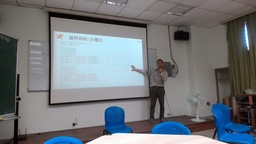
#> input picture 0018.jpg, 256 x 144 px, shrunk from 2560 x 1440 before the run, given in place of A.jpg, which was not available
$ jupyter execute project3.ipynb   (text cells are left out)
#> lines starting #> are read from the running program, lines starting #| are printed output that depends on the picture; pictures that were not available may be replaced by others from this repository, and a replacement may not be noted
[cell 1]
#冪函數(power function)
import numpy as np
import matplotlib.pyplot as plt
plt.figure(figsize=(5,5),dpi=80)
plt.title("power function")   #標題名稱

x=np.linspace(0,1,100)  #(起點,終點,共幾個點包含端點)
y1=x**3
y2=x**2
y3=x
y4=x**(1/2)
y5=x**(1/3)

plt.plot(x,y1,color="blue",linewidth=2)
plt.plot(x,y2,color="red",linewidth=2)
plt.plot(x,y3,color="green",linewidth=2)
plt.plot(x,y4,color="yellow",linewidth=2)
plt.plot(x,y5,color="brown",linewidth=2)

ax=plt.gca()
ax.spines['right'].set_color('none')
ax.spines['top'].set_color('none')
ax.xaxis.set_ticks_position('bottom')
ax.spines['bottom'].set_position(('data',0))
ax.yaxis.set_ticks_position('left')
ax.spines['left'].set_position(('data',0))
plt.show()
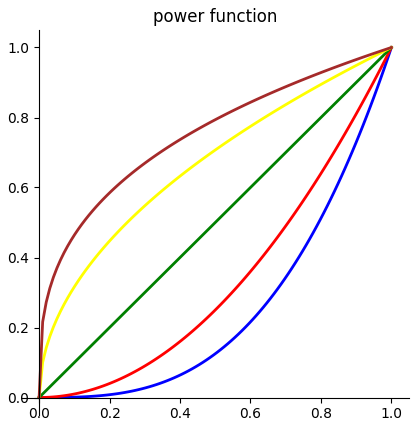
#> figure drawn by matplotlib, 1 panel; curve peaks at x = 1, y = 1; curve peaks at x = 1, y = 1; curve peaks at x = 1, y = 1

[cell 2]
#此為上傳檔案的程式碼
from google.colab import files
uploaded=files.upload()
#> the answer given: 0018.jpg

[cell 3]
#顯示原圖
from PIL import Image
import matplotlib.pyplot as plt
plt.figure(figsize=(8,8),dpi=80)

image=Image.open("A.jpg")
#> image is the input picture: PIL image 256x144 RGB; mean R, G, B 114, 118.6, 122.8
plt.imshow(image)
plt.show()

[cell 4]
import matplotlib.pyplot as plt
from PIL import Image
plt.figure(figsize=(8,8),dpi=80)
pic=Image.open("A.jpg")
m,n=pic.size
#> m = 256; n = 144
new=Image.new("RGB",(m,n),(255,255,255))
#> new: PIL image 256x144 RGB; every value is 255
def f(x):
  return x**0.7
for i in range(m):
  for j in range(n):
    r,g,b=pic.getpixel((i,j))
    R=255*f(r/255)
    G=255*f(g/255)
    B=255*f(b/255)
    new.putpixel((i,j),(int(R),int(G),int(B)))
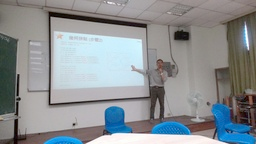
#> new: PIL image 256x144 RGB; mean R, G, B 139.6, 144.5, 147.5
new.save("A1.jpg")

image=Image.open("A1.jpg")
plt.imshow(image)

[cell 5]
import matplotlib.pyplot as plt
from PIL import Image
plt.figure(figsize=(8,8),dpi=80)
pic=Image.open("A.jpg")
m,n=pic.size
new=Image.new("RGB",(m,n),(255,255,255))
def f(x):
  return x**0.2
for i in range(m):
  for j in range(n):
    r,g,b=pic.getpixel((i,j))
    R=255*f(r/255)
    G=255*f(g/255)
    B=255*f(b/255)
    new.putpixel((i,j),(int(R),int(G),int(B)))
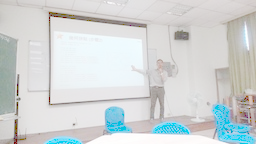
#> new: PIL image 256x144 RGB; mean R, G, B 208, 212.7, 213.2
new.save("A2.jpg")

image=Image.open("A2.jpg")
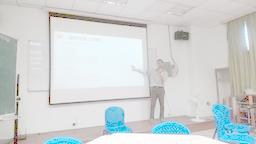
#> image: PIL image 256x144 RGB; mean R, G, B 207.8, 212.7, 212.9
plt.imshow(image)

[cell 6]
import matplotlib.pyplot as plt
from PIL import Image
plt.figure(figsize=(8,8),dpi=80)
pic=Image.open("A.jpg")
m,n=pic.size
new=Image.new("RGB",(m,n),(255,255,255))
def f(x):
  return x**1.5
for i in range(m):
  for j in range(n):
    r,g,b=pic.getpixel((i,j))
    R=255*f(r/255)
    G=255*f(g/255)
    B=255*f(b/255)
    new.putpixel((i,j),(int(R),int(G),int(B)))
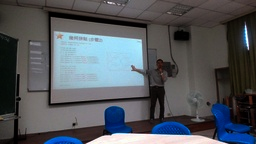
#> new: PIL image 256x144 RGB; mean R, G, B 83.3, 87.8, 93.5
new.save("A3.jpg")

image=Image.open("A3.jpg")
plt.imshow(image)

[cell 7]
import matplotlib.pyplot as plt
from PIL import Image
plt.figure(figsize=(8,8),dpi=80)
pic=Image.open("A.jpg")
m,n=pic.size
new=Image.new("RGB",(m,n),(255,255,255))
def f(x):
  return x**2
for i in range(m):
  for j in range(n):
    r,g,b=pic.getpixel((i,j))
    R=255*f(r/255)
    G=255*f(g/255)
    B=255*f(b/255)
    new.putpixel((i,j),(int(R),int(G),int(B)))
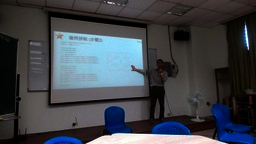
#> new: PIL image 256x144 RGB; mean R, G, B 63.2, 67.9, 74.5
new.save("A4.jpg")

image=Image.open("A4.jpg")
plt.imshow(image)

[cell 8]
import matplotlib.pyplot as plt
from PIL import Image
plt.figure(figsize=(8,8),dpi=80)
pic=Image.open("A.jpg")
m,n=pic.size
new=Image.new("RGB",(m,n),(255,255,255))

for i in range(m):
  for j in range(n):
    r,g,b=pic.getpixel((i,j))
    R=(r+g+b)/3
    G=(r+g+b)/3
    B=(r+g+b)/3
    new.putpixel((i,j),(int(R),int(G),int(B)))
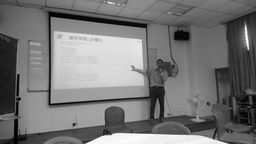
#> new: PIL image 256x144 RGB; min 0, max 255, mean 118.1
new.save("A5.jpg")

image=Image.open("A5.jpg")
plt.imshow(image)
